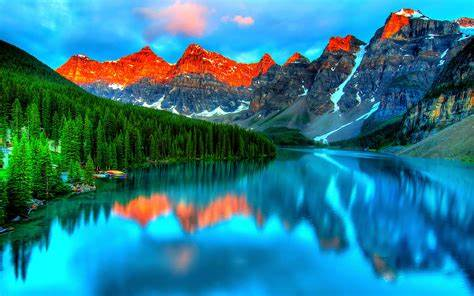
#> input picture Photos/nature1.jpg, 474 x 296 px
$ python colorChannels.py
#> lines starting #> are read from the running program, lines starting #| are printed output that depends on the picture
"""
 Color channels: refer to Red, Green, Blue...
 In opencv, we can split or merge these channels
"""

import cv2 as cv
import numpy as np

img = cv.imread('Photos/nature1.jpg')
#> img is the input picture: shape (296, 474, 3); mean B, G, R 140.7, 123.6, 42.5
cv.imshow('window', img)


#*************** Split channels ******************#
blue, green, red = cv.split(img)
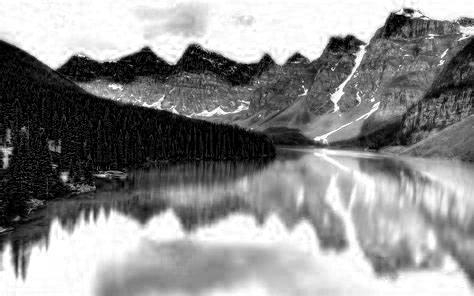
#> blue: shape (296, 474); min 0, max 255, mean 140.7
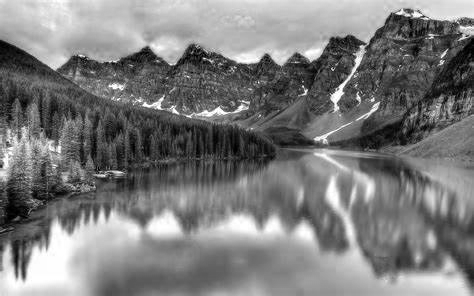
#> green: shape (296, 474); min 0, max 255, mean 123.6
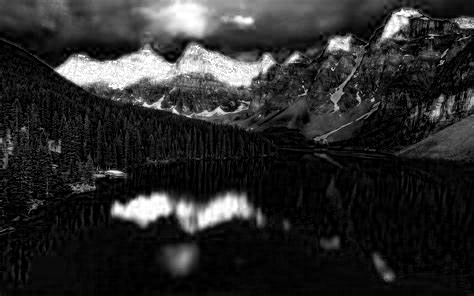
#> red: shape (296, 474); min 0, max 255, mean 42.5
# if an img is split to blue, then the blue part will look very light visually, same as for other two colors
cv.imshow('Blue', blue)
cv.imshow('Green', green)
cv.imshow('Red', red)

print(img.shape) # output: (296, 474, 3) -- 3: # of color channels
#| (296, 474, 3)
print(blue.shape) # output: (296, 474) -- the undering num in this tuple at last position is 1
#| (296, 474)
print(green.shape) # output: (296, 474)
#| (296, 474)
print(red.shape) # output: (296, 474)
#| (296, 474)


#*************** Merge channels ******************#
merged = cv.merge([blue, green, red])
cv.imshow("mergedWin", merged)


#*************** restruct an image on a blank canvas******************#
# draw a blank canvas, we need to use numpy
blank = np.zeros(img.shape[:2], dtype = 'uint8') # shape attribute provides the dimensions in the order
                                   # (height, width, channels). shape[:2]: extract the first two elements: height,
                                   # weight
b = cv.merge([blue, blank, blank]) # set the green and red part to black (since we pass in blank image, by default the color is black)
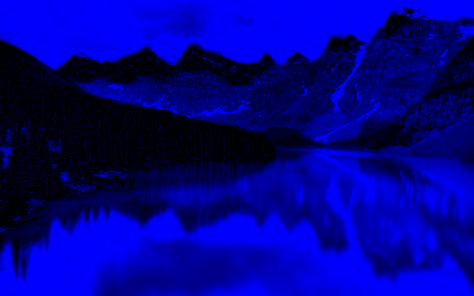
#> b: shape (296, 474, 3); mean of channels 0, 1, 2 140.7, 0, 0; drawn as B, G, R
g = cv.merge([blank, green, blank])
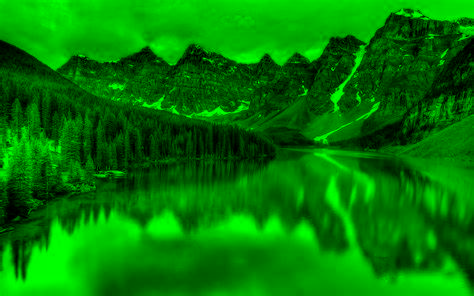
#> g: shape (296, 474, 3); mean of channels 0, 1, 2 0, 123.6, 0; drawn as B, G, R
r = cv.merge([blank, blank, red])
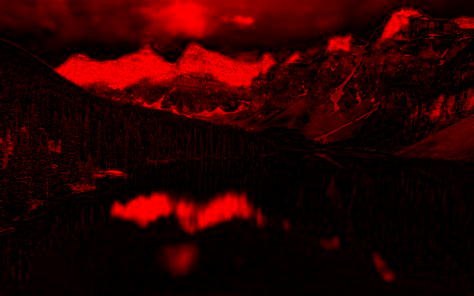
#> r: shape (296, 474, 3); mean of channels 0, 1, 2 0, 0, 42.5; drawn as B, G, R
cv.imshow('BlueOnly', b)
cv.imshow('GreenOnly', g)
cv.imshow('RedOnly', r)

cv.waitKey(0)

$ run again, with Photos/cat.jpg copied over Photos/nature1.jpg
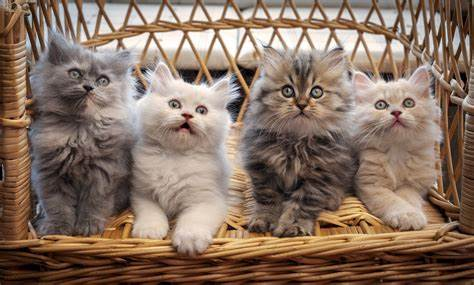
#> input picture Photos/cat.jpg, 474 x 285 px
#> img is the input picture: shape (285, 474, 3); mean B, G, R 98.4, 113.5, 136
#| (285, 474, 3)
#| (285, 474)
#| (285, 474)
#| (285, 474)
#> `g = cv.merge([blank, green, blank])`:
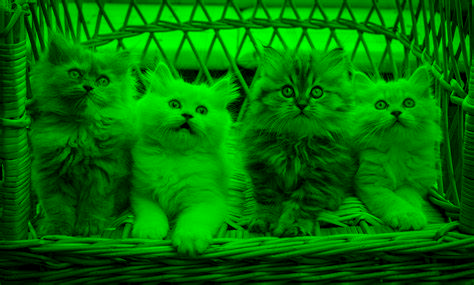
#> g: shape (285, 474, 3); mean of channels 0, 1, 2 0, 113.5, 0; drawn as B, G, R
#> `r = cv.merge([blank, blank, red])`:
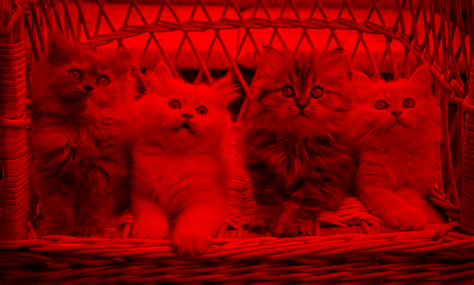
#> r: shape (285, 474, 3); mean of channels 0, 1, 2 0, 0, 136; drawn as B, G, R

$ run again, with Photos/deer.jpg copied over Photos/nature1.jpg
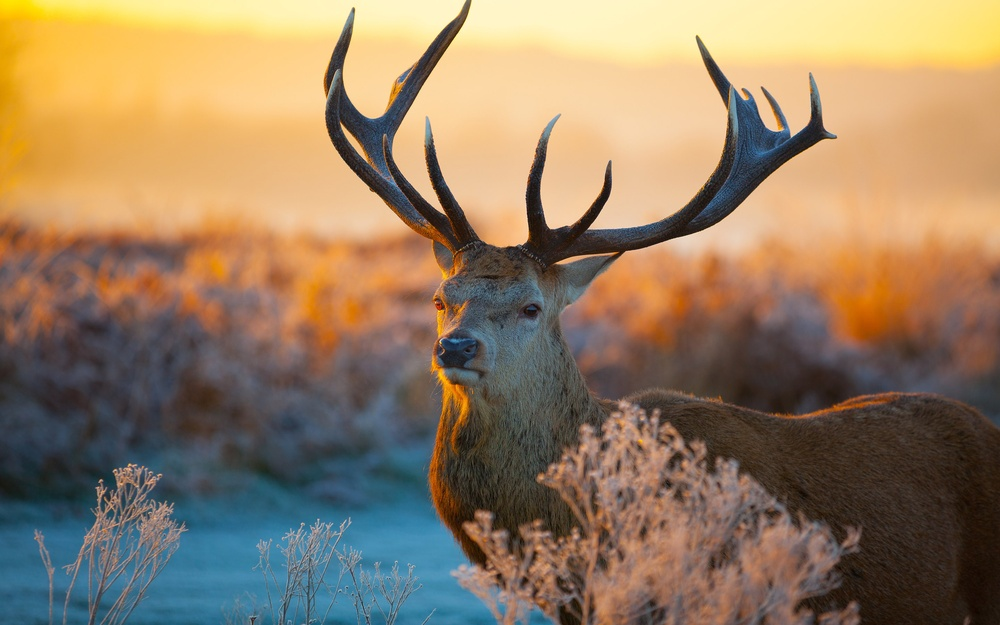
#> input picture Photos/deer.jpg, 1000 x 625 px, shrunk from 2880 x 1800 before the run
#> img is the input picture: shape (625, 1000, 3); mean B, G, R 98, 125.2, 148.1
#| (625, 1000, 3)
#| (625, 1000)
#| (625, 1000)
#| (625, 1000)
#> `g = cv.merge([blank, green, blank])`:
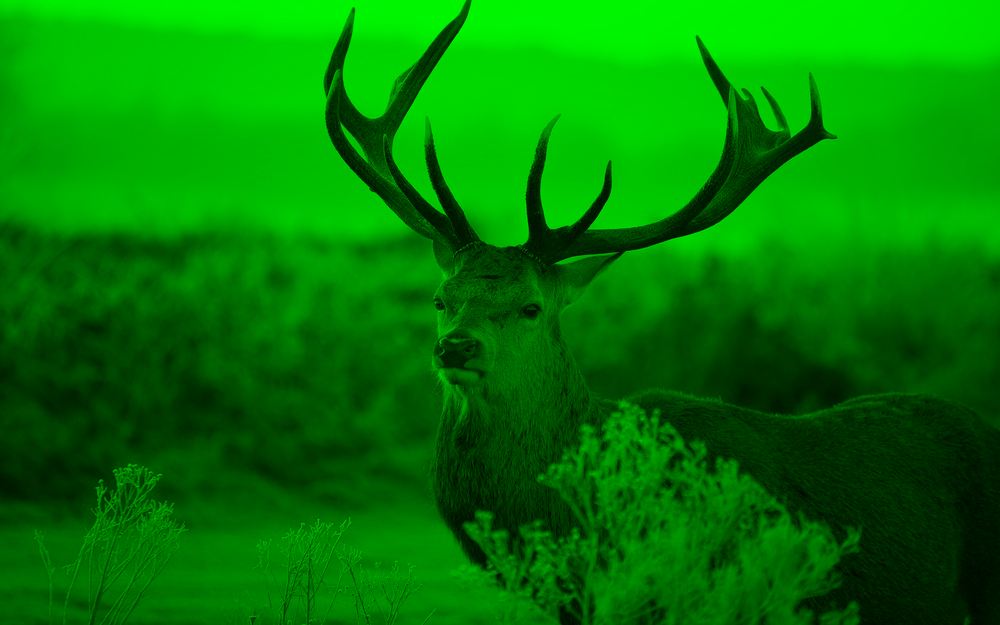
#> g: shape (625, 1000, 3); mean of channels 0, 1, 2 0, 125.2, 0; drawn as B, G, R
#> `r = cv.merge([blank, blank, red])`:
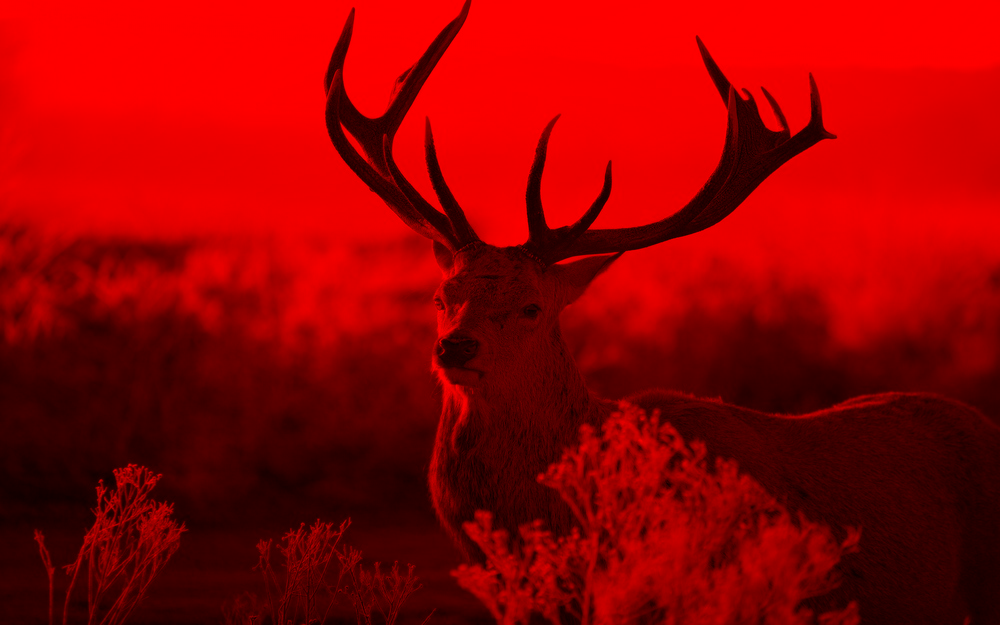
#> r: shape (625, 1000, 3); mean of channels 0, 1, 2 0, 0, 148.1; drawn as B, G, R

$ run again, with Photos/fox.jpg copied over Photos/nature1.jpg
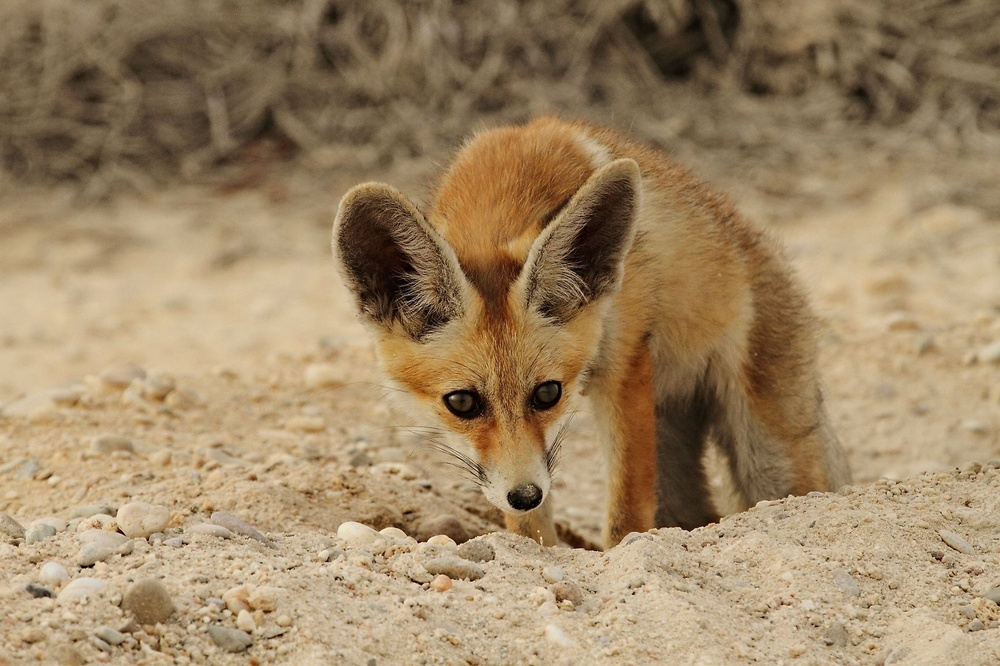
#> input picture Photos/fox.jpg, 1000 x 666 px, shrunk from 2200 x 1466 before the run
#> img is the input picture: shape (666, 1000, 3); mean B, G, R 101.1, 134, 157.9
#| (666, 1000, 3)
#| (666, 1000)
#| (666, 1000)
#| (666, 1000)
#> `g = cv.merge([blank, green, blank])`:
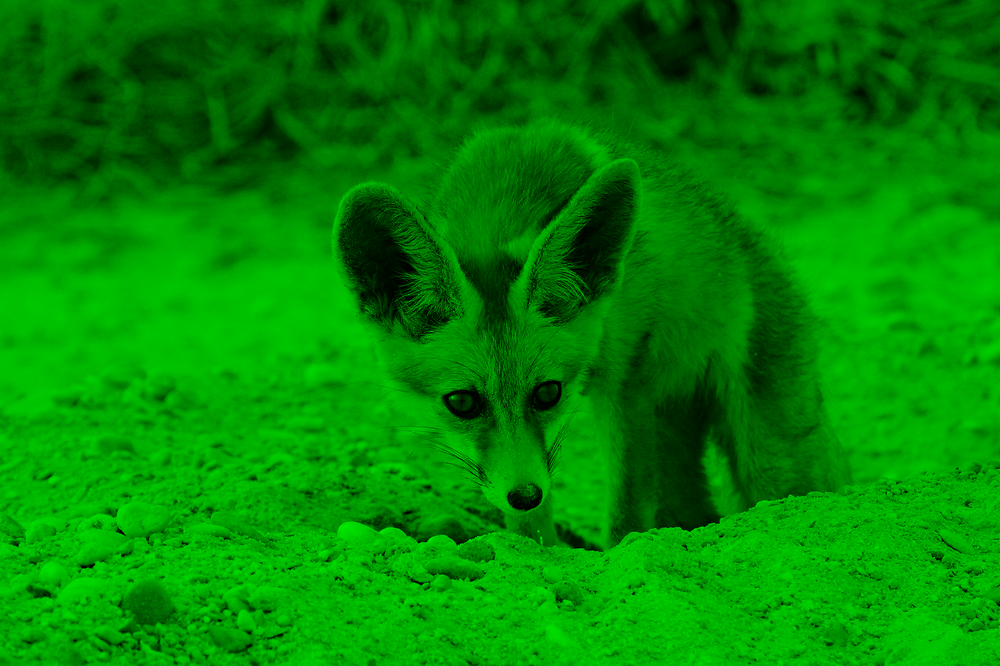
#> g: shape (666, 1000, 3); mean of channels 0, 1, 2 0, 134, 0; drawn as B, G, R
#> `r = cv.merge([blank, blank, red])`:
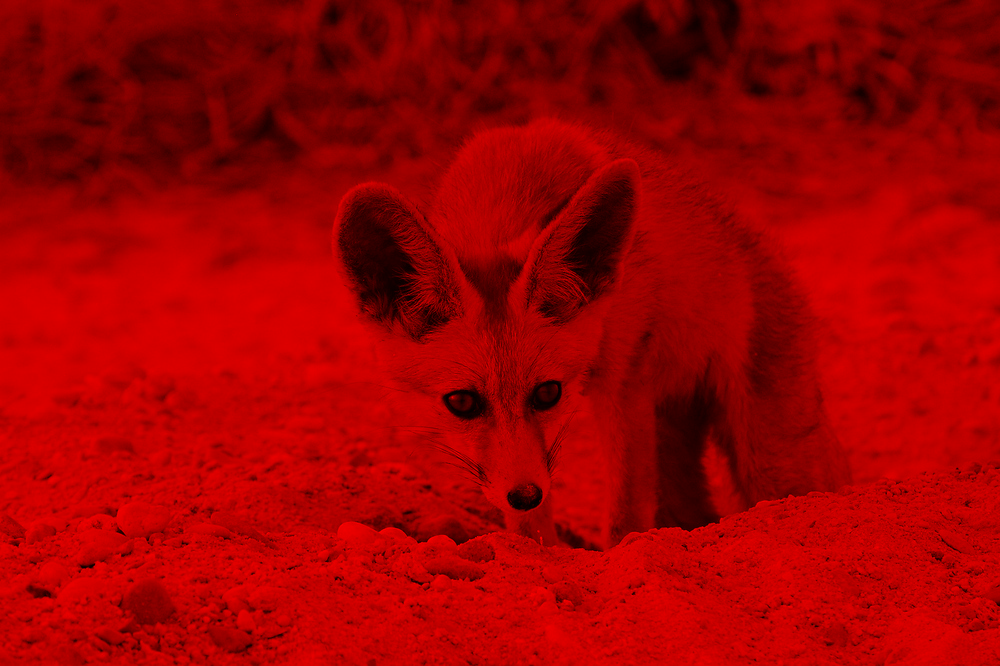
#> r: shape (666, 1000, 3); mean of channels 0, 1, 2 0, 0, 157.9; drawn as B, G, R
